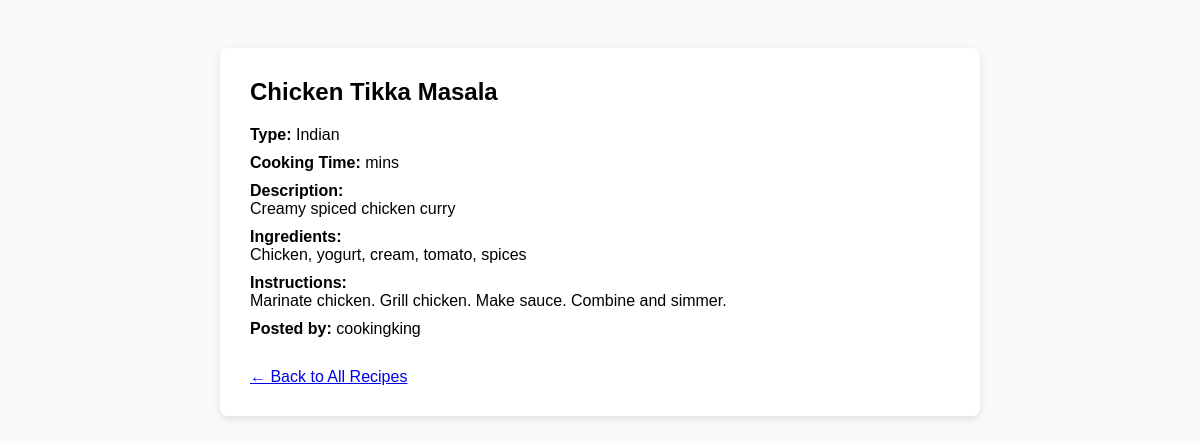
/view_recipe.php?rid=2, run on the app's committed database.
### tables this page shows
CREATE TABLE `recipes` (
  `rid` int(11) NOT NULL,
  `name` varchar(50) NOT NULL,
  `description` varchar(300) DEFAULT NULL,
  `type` enum('French','Italian','Chinese','Indian','Mexican','Others') NOT NULL,
  `Cookingtime` int(4) ,
  `ingredients` varchar(1000) ,
  `instructions` varchar(1000) ,
  `image` varchar(200),
  `uid` int(11) UNSIGNED NOT NULL
);

CREATE TABLE `users` (
  `uid` int(11) UNSIGNED NOT NULL,
  `username` varchar(255) NOT NULL,
  `password` varchar(255) NOT NULL,
  `email` varchar(255) NOT NULL
);

### view_recipe.php (the view, shortened to what this page needs)
<?php
include 'db.php';
$rid = $_GET['rid'] ?? null;
$stmt = $conn->prepare("SELECT r.*, u.username FROM recipes r JOIN users u ON r.uid = u.uid WHERE r.rid = ?");
$stmt->bind_param("i", $rid);
$stmt->execute();
$result = $stmt->get_result();
$recipe = $result->fetch_assoc();
?>
<!DOCTYPE html>
<html>
<head>
</head>
<body>
    <div class="container">
        <h2><?php echo htmlspecialchars($recipe['name']); ?></h2>
        <p><strong>Type:</strong> <?php echo htmlspecialchars($recipe['type']); ?></p>
        <p><strong>Cooking Time:</strong> <?php echo $recipe['cookingtime']; ?> mins</p>
        <p><strong>Description:</strong><br><?php echo nl2br(htmlspecialchars($recipe['description'])); ?></p>
        <p><strong>Ingredients:</strong><br><?php echo nl2br(htmlspecialchars($recipe['ingredients'])); ?></p>
        <p><strong>Instructions:</strong><br><?php echo nl2br(htmlspecialchars($recipe['instructions'])); ?></p>
        <p><strong>Posted by:</strong> <?php echo htmlspecialchars($recipe['username']); ?></p>
        <a class="back" href="index.php">← Back to All Recipes</a>
    </div>
</body>
</html>

### view_recipe.php (style rules this page uses)
body { font-family: Arial; padding: 40px; background: #f9f9f9; }
.container { background: white; padding: 30px; border-radius: 8px; max-width: 700px; margin: auto; box-shadow: 0 3px 8px rgba(0,0,0,0.1); }
h2 { margin-top: 0; }
p { margin: 10px 0; }
.back { margin-top: 20px; display: inline-block; }

### data on the page
recipes: name "Chicken Tikka Masala", type "Indian", description "Creamy spiced chicken curry", ingredients "Chicken, yogurt, cream, tomato, spices", instructions "Marinate chicken. Grill chicken. Make sauce. Combine and simmer.", uid.username "cookingking"
